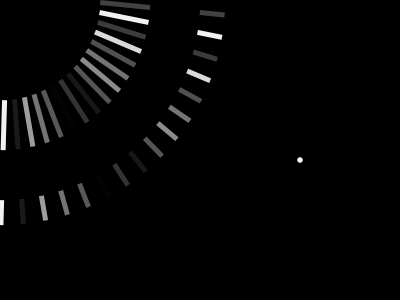
Frame 1 (no input)
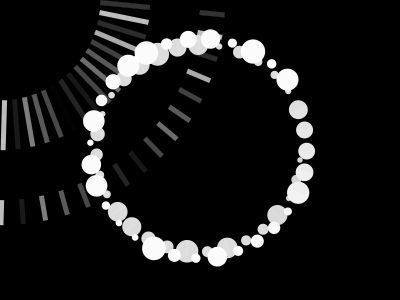
Frame 60 (the mouse pressed at the canvas centre just before this capture)
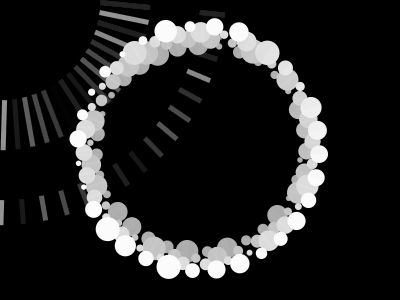
Frame 120 (the mouse held since frame 60 and released just before this capture)

The Processing sketch that drew these frames (run headless with seeded random() and noise(); from frame 60 on, the mouse is pressed at the canvas centre):

// Processing sketch: whileandTranslate
// ── whileandTranslate.pde
float r = 0;
void setup(){
  size(400,300);
  background(0);
  noStroke();
  smooth();
  
  float c = 0;

  while (c < 50) {
    fill(random(255));
    rect(100,-10,50,5);
    rect(200,-10,25,5);
    rotate(0.1);
    c = c + 2;
  }
}

void draw(){
  translate(width/2, height/2);
  //change the relative position of x and y for the shape
  fill(255);
  rotate(r);
  float circle_size = random(5, 25);
  ellipse(100 + r, 10, circle_size, circle_size);
  fill(r, 4);
  rect(0, 0, width, height);
  r = r + 0.2;
  if (r > 200) {
    r = 0;
  }
  println(r);
  
}
